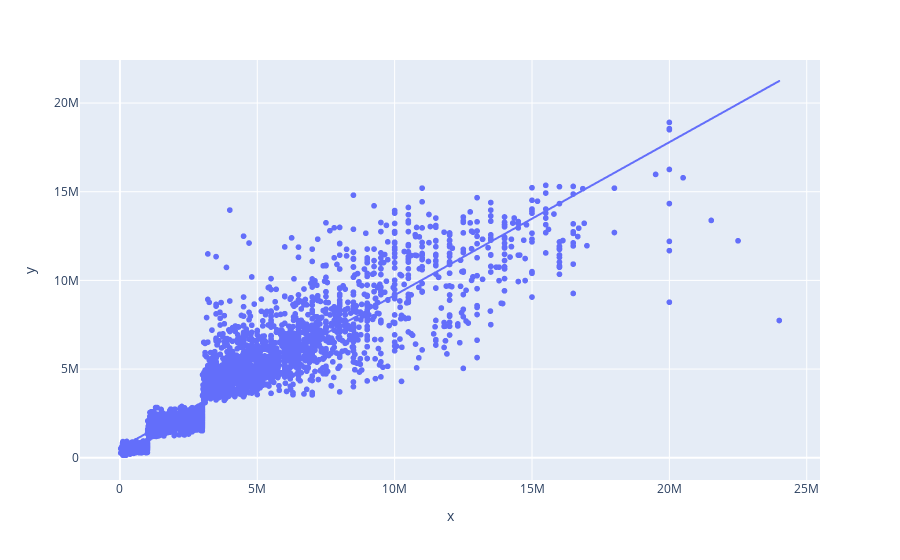

Notebook cell for this chart:
### Code cell
#Plotting the results
fig = px.scatter( x=y_test, y=test_predict, trendline="ols")
fig.show()

### Figure 1 — Plotly figure (JSON) as saved in the notebook; plotly's stock layout.template omitted (floating-point values rounded to 4 significant figures; data arrays with more than 128 entries replaced by an {"elided": "..."} marker saying what was removed)
{"data": [{"hovertemplate": "x=%{x}<br>y=%{y}<extra></extra>", "legendgroup": "", "marker": {"color": "#636efa", "symbol": "circle"}, "mode": "markers", "name": "", "showlegend": false, "type": "scattergl", "x": {"elided": "4818 int values"}, "xaxis": "x", "y": {"elided": "4818 float values"}, "yaxis": "y"}, {"hovertemplate": "<b>OLS trendline</b><br>y = 0.862728 * x + 539059<br>R<sup>2</sup>=0.854256<br><br>x=%{x}<br>y=%{y} <b>(trend)</b><extra></extra>", "legendgroup": "", "marker": {"color": "#636efa", "symbol": "circle"}, "mode": "lines", "name": "", "showlegend": false, "type": "scattergl", "x": {"elided": "4818 int values"}, "xaxis": "x", "y": {"elided": "4818 float values"}, "yaxis": "y"}], "layout": {"legend": {"tracegroupgap": 0}, "margin": {"t": 60}, "xaxis": {"anchor": "y", "domain": [0, 1], "title": {"text": "x"}}, "yaxis": {"anchor": "x", "domain": [0, 1], "title": {"text": "y"}}}}
